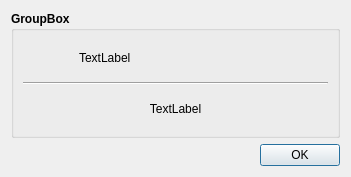
<?xml version="1.0" encoding="UTF-8"?>
<ui version="4.0">
 <class>NewVersionDialog</class>
 <widget class="QDialog" name="NewVersionDialog">
  <property name="geometry">
   <rect>
    <x>0</x>
    <y>0</y>
    <width>351</width>
    <height>177</height>
   </rect>
  </property>
  <property name="windowTitle">
   <string>New version</string>
  </property>
  <layout class="QVBoxLayout" name="verticalLayout">
   <item>
    <widget class="QGroupBox" name="groupBox">
     <property name="font">
      <font>
       <weight>75</weight>
       <bold>true</bold>
      </font>
     </property>
     <property name="title">
      <string>GroupBox</string>
     </property>
     <layout class="QVBoxLayout" name="verticalLayout_2">
      <item>
       <layout class="QHBoxLayout" name="horizontalLayout_2">
        <item>
         <widget class="QLabel" name="icon">
          <property name="maximumSize">
           <size>
            <width>50</width>
            <height>16777215</height>
           </size>
          </property>
          <property name="text">
           <string/>
          </property>
          <property name="pixmap">
           <pixmap resource="../resources/resources.qrc">:/icon/updates.png</pixmap>
          </property>
         </widget>
        </item>
        <item>
         <widget class="QLabel" name="label">
          <property name="font">
           <font>
            <weight>50</weight>
            <bold>false</bold>
           </font>
          </property>
          <property name="text">
           <string>TextLabel</string>
          </property>
         </widget>
        </item>
       </layout>
      </item>
      <item>
       <widget class="Line" name="line">
        <property name="orientation">
         <enum>Qt::Horizontal</enum>
        </property>
       </widget>
      </item>
      <item>
       <widget class="QLabel" name="label_url">
        <property name="font">
         <font>
          <weight>50</weight>
          <bold>false</bold>
         </font>
        </property>
        <property name="text">
         <string>TextLabel</string>
        </property>
        <property name="alignment">
         <set>Qt::AlignCenter</set>
        </property>
       </widget>
      </item>
     </layout>
    </widget>
   </item>
   <item>
    <widget class="QDialogButtonBox" name="buttonBox">
     <property name="standardButtons">
      <set>QDialogButtonBox::Ok</set>
     </property>
    </widget>
   </item>
  </layout>
 </widget>
 <resources>
  <include location="../resources/resources.qrc"/>
 </resources>
 <connections/>
</ui>
